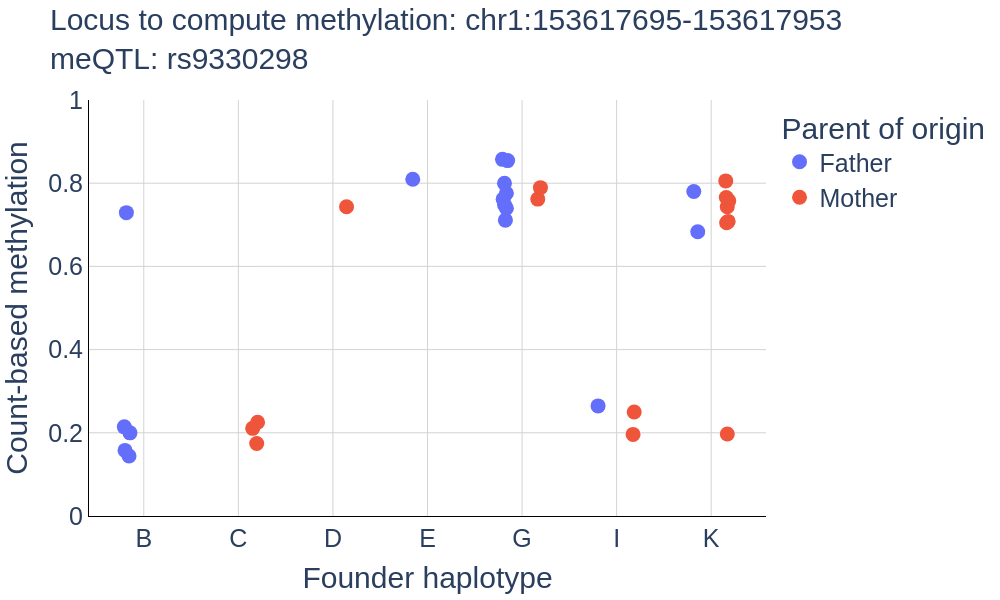
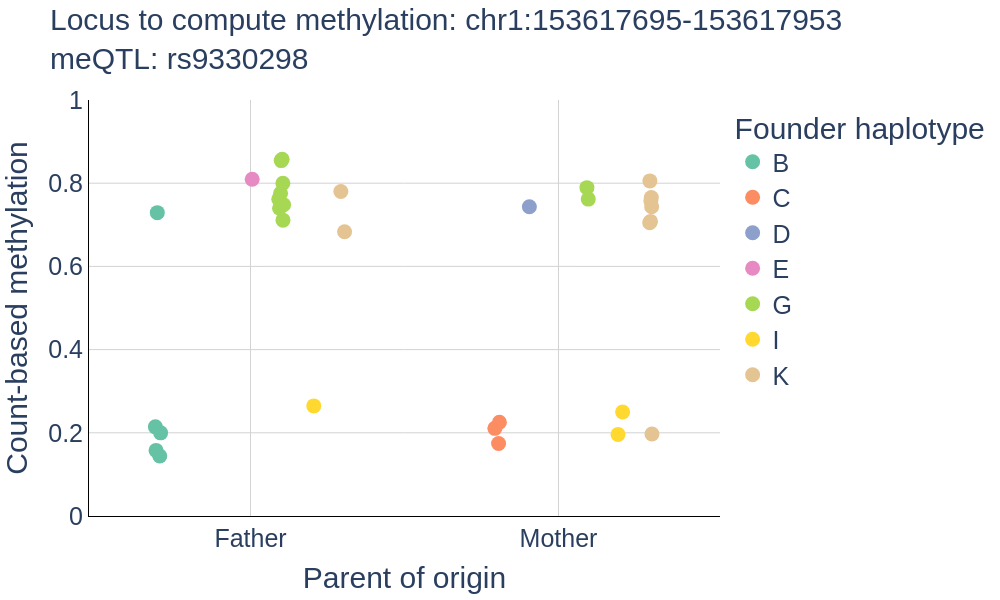

Notebook code for these charts, in order:
### Markdown cell above
## Correlate methylation with founder haplotypes, and with parental haplotypes

### Code cell
import correlate_methylation_with_haplotypes
importlib.reload(correlate_methylation_with_haplotypes)
from correlate_methylation_with_haplotypes import (
    correlate_methylation_with_haplotypes, 
)

correlate_methylation_with_haplotypes()

### Figure 1 — Plotly figure (JSON) as saved in the notebook; plotly's stock layout.template omitted (floating-point values rounded to 4 significant figures)
{"data": [{"alignmentgroup": "True", "boxpoints": "all", "customdata": [["200081"], ["200082"], ["200084"], ["200085"], ["200087"], ["NA12877"], ["NA12887"], ["NA12885"], ["NA12881"], ["NA12884"], ["NA12882"], ["200101"], ["200102"], ["200106"], ["NA12878"], ["200104"], ["200105"]], "fillcolor": "rgba(255,255,255,0)", "hoveron": "points", "hovertemplate": "parent=Father<br>Founder haplotype=%{x}<br>Count-based methylation=%{y}<br>sample=%{customdata[0]}<extra></extra>", "legendgroup": "Father", "line": {"color": "rgba(255,255,255,0)"}, "marker": {"color": "#636efa", "size": 15}, "name": "Father", "offsetgroup": "Father", "orientation": "v", "pointpos": 0, "showlegend": true, "type": "box", "x": ["B", "B", "B", "B", "B", "E", "G", "G", "G", "G", "G", "G", "G", "G", "I", "K", "K"], "x0": " ", "xaxis": "x", "y": [0.2143, 0.1577, 0.1443, 0.7292, 0.1998, 0.8097, 0.7758, 0.7398, 0.8573, 0.7112, 0.8, 0.7483, 0.8543, 0.7617, 0.2647, 0.6833, 0.7802], "y0": " ", "yaxis": "y"}, {"alignmentgroup": "True", "boxpoints": "all", "customdata": [["200102"], ["200105"], ["200106"], ["200101"], ["NA12877"], ["200082"], ["NA12887"], ["NA12881"], ["NA12878"], ["NA12885"], ["NA12884"], ["NA12882"], ["200081"], ["200084"], ["200085"]], "fillcolor": "rgba(255,255,255,0)", "hoveron": "points", "hovertemplate": "parent=Mother<br>Founder haplotype=%{x}<br>Count-based methylation=%{y}<br>sample=%{customdata[0]}<extra></extra>", "legendgroup": "Mother", "line": {"color": "rgba(255,255,255,0)"}, "marker": {"color": "#EF553B", "size": 15}, "name": "Mother", "offsetgroup": "Mother", "orientation": "v", "pointpos": 0, "showlegend": true, "type": "box", "x": ["C", "C", "C", "D", "G", "G", "I", "I", "K", "K", "K", "K", "K", "K", "K"], "x0": " ", "xaxis": "x", "y": [0.2253, 0.1742, 0.2107, 0.7433, 0.7893, 0.7618, 0.1962, 0.25, 0.7657, 0.7433, 0.7048, 0.7578, 0.8055, 0.7082, 0.1972], "y0": " ", "yaxis": "y"}], "layout": {"bargap": 0.1, "boxmode": "group", "height": 600, "legend": {"title": {"text": "Parent of origin"}, "tracegroupgap": 0}, "paper_bgcolor": "white", "plot_bgcolor": "white", "title": {"font": {"size": 30}, "text": "Locus to compute methylation: chr1:153617695-153617953<br>meQTL: rs9330298", "y": 0.95}, "width": 1000, "xaxis": {"anchor": "y", "categoryarray": ["B", "C", "D", "E", "G", "I", "K"], "categoryorder": "array", "domain": [0, 1], "gridcolor": "lightgray", "linecolor": "black", "title": {"text": "Founder haplotype"}}, "yaxis": {"anchor": "x", "domain": [0, 1], "gridcolor": "lightgray", "linecolor": "black", "range": [0, 1], "title": {"text": "Count-based methylation"}}}}

### Figure 2 — Plotly figure (JSON) as saved in the notebook; plotly's stock layout.template omitted (floating-point values rounded to 4 significant figures)
{"data": [{"alignmentgroup": "True", "boxpoints": "all", "customdata": [["200081"], ["200082"], ["200084"], ["200085"], ["200087"]], "fillcolor": "rgba(255,255,255,0)", "hoveron": "points", "hovertemplate": "Founder haplotype=B<br>Parent of origin=%{x}<br>Count-based methylation=%{y}<br>sample=%{customdata[0]}<extra></extra>", "jitter": 0.3, "legendgroup": "B", "line": {"color": "rgba(255,255,255,0)"}, "marker": {"color": "rgb(102,194,165)", "size": 15}, "name": "B", "offsetgroup": "B", "orientation": "v", "pointpos": 0, "showlegend": true, "type": "box", "x": ["Father", "Father", "Father", "Father", "Father"], "x0": " ", "xaxis": "x", "y": [0.2143, 0.1577, 0.1443, 0.7292, 0.1998], "y0": " ", "yaxis": "y"}, {"alignmentgroup": "True", "boxpoints": "all", "customdata": [["200102"], ["200105"], ["200106"]], "fillcolor": "rgba(255,255,255,0)", "hoveron": "points", "hovertemplate": "Founder haplotype=C<br>Parent of origin=%{x}<br>Count-based methylation=%{y}<br>sample=%{customdata[0]}<extra></extra>", "jitter": 0.3, "legendgroup": "C", "line": {"color": "rgba(255,255,255,0)"}, "marker": {"color": "rgb(252,141,98)", "size": 15}, "name": "C", "offsetgroup": "C", "orientation": "v", "pointpos": 0, "showlegend": true, "type": "box", "x": ["Mother", "Mother", "Mother"], "x0": " ", "xaxis": "x", "y": [0.2253, 0.1742, 0.2107], "y0": " ", "yaxis": "y"}, {"alignmentgroup": "True", "boxpoints": "all", "customdata": [["200101"]], "fillcolor": "rgba(255,255,255,0)", "hoveron": "points", "hovertemplate": "Founder haplotype=D<br>Parent of origin=%{x}<br>Count-based methylation=%{y}<br>sample=%{customdata[0]}<extra></extra>", "jitter": 0.3, "legendgroup": "D", "line": {"color": "rgba(255,255,255,0)"}, "marker": {"color": "rgb(141,160,203)", "size": 15}, "name": "D", "offsetgroup": "D", "orientation": "v", "pointpos": 0, "showlegend": true, "type": "box", "x": ["Mother"], "x0": " ", "xaxis": "x", "y": [0.7433], "y0": " ", "yaxis": "y"}, {"alignmentgroup": "True", "boxpoints": "all", "customdata": [["NA12877"]], "fillcolor": "rgba(255,255,255,0)", "hoveron": "points", "hovertemplate": "Founder haplotype=E<br>Parent of origin=%{x}<br>Count-based methylation=%{y}<br>sample=%{customdata[0]}<extra></extra>", "jitter": 0.3, "legendgroup": "E", "line": {"color": "rgba(255,255,255,0)"}, "marker": {"color": "rgb(231,138,195)", "size": 15}, "name": "E", "offsetgroup": "E", "orientation": "v", "pointpos": 0, "showlegend": true, "type": "box", "x": ["Father"], "x0": " ", "xaxis": "x", "y": [0.8097], "y0": " ", "yaxis": "y"}, {"alignmentgroup": "True", "boxpoints": "all", "customdata": [["NA12887"], ["NA12885"], ["NA12881"], ["NA12884"], ["NA12882"], ["200101"], ["200102"], ["200106"], ["NA12877"], ["200082"]], "fillcolor": "rgba(255,255,255,0)", "hoveron": "points", "hovertemplate": "Founder haplotype=G<br>Parent of origin=%{x}<br>Count-based methylation=%{y}<br>sample=%{customdata[0]}<extra></extra>", "jitter": 0.3, "legendgroup": "G", "line": {"color": "rgba(255,255,255,0)"}, "marker": {"color": "rgb(166,216,84)", "size": 15}, "name": "G", "offsetgroup": "G", "orientation": "v", "pointpos": 0, "showlegend": true, "type": "box", "x": ["Father", "Father", "Father", "Father", "Father", "Father", "Father", "Father", "Mother", "Mother"], "x0": " ", "xaxis": "x", "y": [0.7758, 0.7398, 0.8573, 0.7112, 0.8, 0.7483, 0.8543, 0.7617, 0.7893, 0.7618], "y0": " ", "yaxis": "y"}, {"alignmentgroup": "True", "boxpoints": "all", "customdata": [["NA12878"], ["NA12887"], ["NA12881"]], "fillcolor": "rgba(255,255,255,0)", "hoveron": "points", "hovertemplate": "Founder haplotype=I<br>Parent of origin=%{x}<br>Count-based methylation=%{y}<br>sample=%{customdata[0]}<extra></extra>", "jitter": 0.3, "legendgroup": "I", "line": {"color": "rgba(255,255,255,0)"}, "marker": {"color": "rgb(255,217,47)", "size": 15}, "name": "I", "offsetgroup": "I", "orientation": "v", "pointpos": 0, "showlegend": true, "type": "box", "x": ["Father", "Mother", "Mother"], "x0": " ", "xaxis": "x", "y": [0.2647, 0.1962, 0.25], "y0": " ", "yaxis": "y"}, {"alignmentgroup": "True", "boxpoints": "all", "customdata": [["200104"], ["200105"], ["NA12878"], ["NA12885"], ["NA12884"], ["NA12882"], ["200081"], ["200084"], ["200085"]], "fillcolor": "rgba(255,255,255,0)", "hoveron": "points", "hovertemplate": "Founder haplotype=K<br>Parent of origin=%{x}<br>Count-based methylation=%{y}<br>sample=%{customdata[0]}<extra></extra>", "jitter": 0.3, "legendgroup": "K", "line": {"color": "rgba(255,255,255,0)"}, "marker": {"color": "rgb(229,196,148)", "size": 15}, "name": "K", "offsetgroup": "K", "orientation": "v", "pointpos": 0, "showlegend": true, "type": "box", "x": ["Father", "Father", "Mother", "Mother", "Mother", "Mother", "Mother", "Mother", "Mother"], "x0": " ", "xaxis": "x", "y": [0.6833, 0.7802, 0.7657, 0.7433, 0.7048, 0.7578, 0.8055, 0.7082, 0.1972], "y0": " ", "yaxis": "y"}], "layout": {"bargap": 0.1, "boxmode": "group", "height": 600, "legend": {"title": {"text": "Founder haplotype"}, "tracegroupgap": 0}, "paper_bgcolor": "white", "plot_bgcolor": "white", "title": {"font": {"size": 30}, "text": "Locus to compute methylation: chr1:153617695-153617953<br>meQTL: rs9330298", "y": 0.95}, "width": 1000, "xaxis": {"anchor": "y", "categoryarray": ["Father", "Mother"], "categoryorder": "array", "domain": [0, 1], "gridcolor": "lightgray", "linecolor": "black", "title": {"text": "Parent of origin"}}, "yaxis": {"anchor": "x", "domain": [0, 1], "gridcolor": "lightgray", "linecolor": "black", "range": [0, 1], "title": {"text": "Count-based methylation"}}}}
